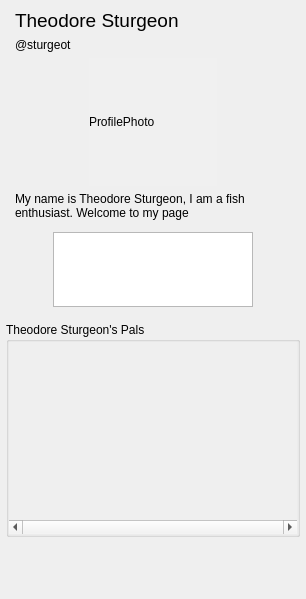
<?xml version="1.0" encoding="UTF-8"?>
<ui version="4.0">
 <class>ProfileCard</class>
 <widget class="QWidget" name="ProfileCard">
  <property name="geometry">
   <rect>
    <x>0</x>
    <y>0</y>
    <width>306</width>
    <height>599</height>
   </rect>
  </property>
  <property name="sizePolicy">
   <sizepolicy hsizetype="Expanding" vsizetype="Preferred">
    <horstretch>0</horstretch>
    <verstretch>0</verstretch>
   </sizepolicy>
  </property>
  <property name="windowTitle">
   <string>Form</string>
  </property>
  <layout class="QVBoxLayout" name="verticalLayout">
   <property name="spacing">
    <number>0</number>
   </property>
   <property name="leftMargin">
    <number>0</number>
   </property>
   <property name="topMargin">
    <number>0</number>
   </property>
   <property name="rightMargin">
    <number>0</number>
   </property>
   <property name="bottomMargin">
    <number>0</number>
   </property>
   <item>
    <widget class="QScrollArea" name="scrollArea">
     <property name="sizePolicy">
      <sizepolicy hsizetype="Expanding" vsizetype="Expanding">
       <horstretch>0</horstretch>
       <verstretch>0</verstretch>
      </sizepolicy>
     </property>
     <property name="frameShape">
      <enum>QFrame::NoFrame</enum>
     </property>
     <property name="verticalScrollBarPolicy">
      <enum>Qt::ScrollBarAlwaysOff</enum>
     </property>
     <property name="horizontalScrollBarPolicy">
      <enum>Qt::ScrollBarAlwaysOff</enum>
     </property>
     <property name="widgetResizable">
      <bool>true</bool>
     </property>
     <widget class="QWidget" name="profileScrollContents">
      <property name="geometry">
       <rect>
        <x>0</x>
        <y>0</y>
        <width>306</width>
        <height>556</height>
       </rect>
      </property>
      <property name="sizePolicy">
       <sizepolicy hsizetype="Preferred" vsizetype="Fixed">
        <horstretch>0</horstretch>
        <verstretch>0</verstretch>
       </sizepolicy>
      </property>
      <layout class="QVBoxLayout" name="profileScrollLayout">
       <property name="leftMargin">
        <number>6</number>
       </property>
       <property name="topMargin">
        <number>0</number>
       </property>
       <property name="rightMargin">
        <number>6</number>
       </property>
       <property name="bottomMargin">
        <number>0</number>
       </property>
       <item>
        <widget class="QFrame" name="headerFrame">
         <property name="sizePolicy">
          <sizepolicy hsizetype="Expanding" vsizetype="Fixed">
           <horstretch>0</horstretch>
           <verstretch>0</verstretch>
          </sizepolicy>
         </property>
         <property name="autoFillBackground">
          <bool>true</bool>
         </property>
         <layout class="QVBoxLayout" name="verticalLayout_4">
          <item>
           <widget class="QLabel" name="dispname">
            <property name="sizePolicy">
             <sizepolicy hsizetype="Preferred" vsizetype="Fixed">
              <horstretch>0</horstretch>
              <verstretch>0</verstretch>
             </sizepolicy>
            </property>
            <property name="font">
             <font>
              <pointsize>14</pointsize>
             </font>
            </property>
            <property name="text">
             <string>Theodore Sturgeon</string>
            </property>
            <property name="alignment">
             <set>Qt::AlignLeading|Qt::AlignLeft|Qt::AlignVCenter</set>
            </property>
           </widget>
          </item>
          <item>
           <widget class="QLabel" name="username">
            <property name="sizePolicy">
             <sizepolicy hsizetype="Expanding" vsizetype="Fixed">
              <horstretch>0</horstretch>
              <verstretch>0</verstretch>
             </sizepolicy>
            </property>
            <property name="text">
             <string>@sturgeot</string>
            </property>
           </widget>
          </item>
          <item>
           <layout class="QHBoxLayout" name="horizontalLayout_3">
            <property name="topMargin">
             <number>0</number>
            </property>
            <item>
             <widget class="QLabel" name="pfp">
              <property name="sizePolicy">
               <sizepolicy hsizetype="Fixed" vsizetype="Fixed">
                <horstretch>0</horstretch>
                <verstretch>0</verstretch>
               </sizepolicy>
              </property>
              <property name="minimumSize">
               <size>
                <width>128</width>
                <height>128</height>
               </size>
              </property>
              <property name="palette">
               <palette>
                <active>
                 <colorrole role="WindowText">
                  <brush brushstyle="SolidPattern">
                   <color alpha="255">
                    <red>255</red>
                    <green>255</green>
                    <blue>255</blue>
                   </color>
                  </brush>
                 </colorrole>
                 <colorrole role="Button">
                  <brush brushstyle="SolidPattern">
                   <color alpha="255">
                    <red>99</red>
                    <green>99</green>
                    <blue>99</blue>
                   </color>
                  </brush>
                 </colorrole>
                 <colorrole role="Light">
                  <brush brushstyle="SolidPattern">
                   <color alpha="255">
                    <red>148</red>
                    <green>148</green>
                    <blue>148</blue>
                   </color>
                  </brush>
                 </colorrole>
                 <colorrole role="Midlight">
                  <brush brushstyle="SolidPattern">
                   <color alpha="255">
                    <red>123</red>
                    <green>123</green>
                    <blue>123</blue>
                   </color>
                  </brush>
                 </colorrole>
                 <colorrole role="Dark">
                  <brush brushstyle="SolidPattern">
                   <color alpha="255">
                    <red>49</red>
                    <green>49</green>
                    <blue>49</blue>
                   </color>
                  </brush>
                 </colorrole>
                 <colorrole role="Mid">
                  <brush brushstyle="SolidPattern">
                   <color alpha="255">
                    <red>66</red>
                    <green>66</green>
                    <blue>66</blue>
                   </color>
                  </brush>
                 </colorrole>
                 <colorrole role="Text">
                  <brush brushstyle="SolidPattern">
                   <color alpha="255">
                    <red>255</red>
                    <green>255</green>
                    <blue>255</blue>
                   </color>
                  </brush>
                 </colorrole>
                 <colorrole role="BrightText">
                  <brush brushstyle="SolidPattern">
                   <color alpha="255">
                    <red>255</red>
                    <green>255</green>
                    <blue>255</blue>
                   </color>
                  </brush>
                 </colorrole>
                 <colorrole role="ButtonText">
                  <brush brushstyle="SolidPattern">
                   <color alpha="255">
                    <red>255</red>
                    <green>255</green>
                    <blue>255</blue>
                   </color>
                  </brush>
                 </colorrole>
                 <colorrole role="Base">
                  <brush brushstyle="SolidPattern">
                   <color alpha="255">
                    <red>0</red>
                    <green>0</green>
                    <blue>0</blue>
                   </color>
                  </brush>
                 </colorrole>
                 <colorrole role="Window">
                  <brush brushstyle="SolidPattern">
                   <color alpha="255">
                    <red>99</red>
                    <green>99</green>
                    <blue>99</blue>
                   </color>
                  </brush>
                 </colorrole>
                 <colorrole role="Shadow">
                  <brush brushstyle="SolidPattern">
                   <color alpha="255">
                    <red>0</red>
                    <green>0</green>
                    <blue>0</blue>
                   </color>
                  </brush>
                 </colorrole>
                 <colorrole role="AlternateBase">
                  <brush brushstyle="SolidPattern">
                   <color alpha="255">
                    <red>49</red>
                    <green>49</green>
                    <blue>49</blue>
                   </color>
                  </brush>
                 </colorrole>
                 <colorrole role="ToolTipBase">
                  <brush brushstyle="SolidPattern">
                   <color alpha="255">
                    <red>255</red>
                    <green>255</green>
                    <blue>220</blue>
                   </color>
                  </brush>
                 </colorrole>
                 <colorrole role="ToolTipText">
                  <brush brushstyle="SolidPattern">
                   <color alpha="255">
                    <red>0</red>
                    <green>0</green>
                    <blue>0</blue>
                   </color>
                  </brush>
                 </colorrole>
                 <colorrole role="PlaceholderText">
                  <brush brushstyle="SolidPattern">
                   <color alpha="127">
                    <red>255</red>
                    <green>255</green>
                    <blue>255</blue>
                   </color>
                  </brush>
                 </colorrole>
                </active>
                <inactive>
                 <colorrole role="WindowText">
                  <brush brushstyle="SolidPattern">
                   <color alpha="255">
                    <red>0</red>
                    <green>0</green>
                    <blue>0</blue>
                   </color>
                  </brush>
                 </colorrole>
                 <colorrole role="Button">
                  <brush brushstyle="SolidPattern">
                   <color alpha="255">
                    <red>240</red>
                    <green>240</green>
                    <blue>240</blue>
                   </color>
                  </brush>
                 </colorrole>
                 <colorrole role="Light">
                  <brush brushstyle="SolidPattern">
                   <color alpha="255">
                    <red>255</red>
                    <green>255</green>
                    <blue>255</blue>
                   </color>
                  </brush>
                 </colorrole>
                 <colorrole role="Midlight">
                  <brush brushstyle="SolidPattern">
                   <color alpha="255">
                    <red>227</red>
                    <green>227</green>
                    <blue>227</blue>
                   </color>
                  </brush>
                 </colorrole>
                 <colorrole role="Dark">
                  <brush brushstyle="SolidPattern">
                   <color alpha="255">
                    <red>160</red>
                    <green>160</green>
                    <blue>160</blue>
                   </color>
                  </brush>
                 </colorrole>
                 <colorrole role="Mid">
                  <brush brushstyle="SolidPattern">
                   <color alpha="255">
                    <red>160</red>
                    <green>160</green>
                    <blue>160</blue>
                   </color>
                  </brush>
                 </colorrole>
                 <colorrole role="Text">
                  <brush brushstyle="SolidPattern">
                   <color alpha="255">
                    <red>0</red>
                    <green>0</green>
                    <blue>0</blue>
                   </color>
                  </brush>
                 </colorrole>
                 <colorrole role="BrightText">
                  <brush brushstyle="SolidPattern">
                   <color alpha="255">
                    <red>255</red>
                    <green>255</green>
                    <blue>255</blue>
                   </color>
                  </brush>
                 </colorrole>
                 <colorrole role="ButtonText">
                  <brush brushstyle="SolidPattern">
                   <color alpha="255">
                    <red>0</red>
                    <green>0</green>
                    <blue>0</blue>
                   </color>
                  </brush>
                 </colorrole>
                 <colorrole role="Base">
                  <brush brushstyle="SolidPattern">
                   <color alpha="255">
                    <red>255</red>
                    <green>255</green>
                    <blue>255</blue>
                   </color>
                  </brush>
                 </colorrole>
                 <colorrole role="Window">
                  <brush brushstyle="SolidPattern">
                   <color alpha="255">
                    <red>240</red>
                    <green>240</green>
                    <blue>240</blue>
                   </color>
                  </brush>
                 </colorrole>
                 <colorrole role="Shadow">
                  <brush brushstyle="SolidPattern">
                   <color alpha="255">
                    <red>105</red>
                    <green>105</green>
                    <blue>105</blue>
                   </color>
                  </brush>
                 </colorrole>
                 <colorrole role="AlternateBase">
                  <brush brushstyle="SolidPattern">
                   <color alpha="255">
                    <red>245</red>
                    <green>245</green>
                    <blue>245</blue>
                   </color>
                  </brush>
                 </colorrole>
                 <colorrole role="ToolTipBase">
                  <brush brushstyle="SolidPattern">
                   <color alpha="255">
                    <red>255</red>
                    <green>255</green>
                    <blue>220</blue>
                   </color>
                  </brush>
                 </colorrole>
                 <colorrole role="ToolTipText">
                  <brush brushstyle="SolidPattern">
                   <color alpha="255">
                    <red>0</red>
                    <green>0</green>
                    <blue>0</blue>
                   </color>
                  </brush>
                 </colorrole>
                 <colorrole role="PlaceholderText">
                  <brush brushstyle="SolidPattern">
                   <color alpha="128">
                    <red>0</red>
                    <green>0</green>
                    <blue>0</blue>
                   </color>
                  </brush>
                 </colorrole>
                </inactive>
                <disabled>
                 <colorrole role="WindowText">
                  <brush brushstyle="SolidPattern">
                   <color alpha="255">
                    <red>49</red>
                    <green>49</green>
                    <blue>49</blue>
                   </color>
                  </brush>
                 </colorrole>
                 <colorrole role="Button">
                  <brush brushstyle="SolidPattern">
                   <color alpha="255">
                    <red>99</red>
                    <green>99</green>
                    <blue>99</blue>
                   </color>
                  </brush>
                 </colorrole>
                 <colorrole role="Light">
                  <brush brushstyle="SolidPattern">
                   <color alpha="255">
                    <red>148</red>
                    <green>148</green>
                    <blue>148</blue>
                   </color>
                  </brush>
                 </colorrole>
                 <colorrole role="Midlight">
                  <brush brushstyle="SolidPattern">
                   <color alpha="255">
                    <red>123</red>
                    <green>123</green>
                    <blue>123</blue>
                   </color>
                  </brush>
                 </colorrole>
                 <colorrole role="Dark">
                  <brush brushstyle="SolidPattern">
                   <color alpha="255">
                    <red>49</red>
                    <green>49</green>
                    <blue>49</blue>
                   </color>
                  </brush>
                 </colorrole>
                 <colorrole role="Mid">
                  <brush brushstyle="SolidPattern">
                   <color alpha="255">
                    <red>66</red>
                    <green>66</green>
                    <blue>66</blue>
                   </color>
                  </brush>
                 </colorrole>
                 <colorrole role="Text">
                  <brush brushstyle="SolidPattern">
                   <color alpha="255">
                    <red>49</red>
                    <green>49</green>
                    <blue>49</blue>
                   </color>
                  </brush>
                 </colorrole>
                 <colorrole role="BrightText">
                  <brush brushstyle="SolidPattern">
                   <color alpha="255">
                    <red>255</red>
                    <green>255</green>
                    <blue>255</blue>
                   </color>
                  </brush>
                 </colorrole>
                 <colorrole role="ButtonText">
                  <brush brushstyle="SolidPattern">
                   <color alpha="255">
                    <red>49</red>
                    <green>49</green>
                    <blue>49</blue>
                   </color>
                  </brush>
                 </colorrole>
                 <colorrole role="Base">
                  <brush brushstyle="SolidPattern">
                   <color alpha="255">
                    <red>99</red>
                    <green>99</green>
                    <blue>99</blue>
                   </color>
                  </brush>
                 </colorrole>
                 <colorrole role="Window">
                  <brush brushstyle="SolidPattern">
                   <color alpha="255">
                    <red>99</red>
                    <green>99</green>
                    <blue>99</blue>
                   </color>
                  </brush>
                 </colorrole>
                 <colorrole role="Shadow">
                  <brush brushstyle="SolidPattern">
                   <color alpha="255">
                    <red>0</red>
                    <green>0</green>
                    <blue>0</blue>
                   </color>
                  </brush>
                 </colorrole>
                 <colorrole role="AlternateBase">
                  <brush brushstyle="SolidPattern">
                   <color alpha="255">
                    <red>245</red>
                    <green>245</green>
                    <blue>245</blue>
                   </color>
                  </brush>
                 </colorrole>
                 <colorrole role="ToolTipBase">
                  <brush brushstyle="SolidPattern">
                   <color alpha="255">
                    <red>255</red>
                    <green>255</green>
                    <blue>220</blue>
                   </color>
                  </brush>
                 </colorrole>
                 <colorrole role="ToolTipText">
                  <brush brushstyle="SolidPattern">
                   <color alpha="255">
                    <red>0</red>
                    <green>0</green>
                    <blue>0</blue>
                   </color>
                  </brush>
                 </colorrole>
                 <colorrole role="PlaceholderText">
                  <brush brushstyle="SolidPattern">
                   <color alpha="128">
                    <red>0</red>
                    <green>0</green>
                    <blue>0</blue>
                   </color>
                  </brush>
                 </colorrole>
                </disabled>
               </palette>
              </property>
              <property name="autoFillBackground">
               <bool>true</bool>
              </property>
              <property name="text">
               <string>ProfilePhoto</string>
              </property>
             </widget>
            </item>
           </layout>
          </item>
          <item>
           <widget class="QLabel" name="bio">
            <property name="sizePolicy">
             <sizepolicy hsizetype="Expanding" vsizetype="MinimumExpanding">
              <horstretch>0</horstretch>
              <verstretch>0</verstretch>
             </sizepolicy>
            </property>
            <property name="text">
             <string>My name is Theodore Sturgeon, I am a fish enthusiast. Welcome to my page</string>
            </property>
            <property name="alignment">
             <set>Qt::AlignLeading|Qt::AlignLeft|Qt::AlignTop</set>
            </property>
            <property name="wordWrap">
             <bool>true</bool>
            </property>
            <property name="margin">
             <number>3</number>
            </property>
           </widget>
          </item>
          <item>
           <widget class="QWidget" name="citizen" native="true">
            <layout class="QVBoxLayout" name="citizenInfo">
             <property name="leftMargin">
              <number>1</number>
             </property>
             <property name="topMargin">
              <number>0</number>
             </property>
             <property name="rightMargin">
              <number>0</number>
             </property>
             <property name="bottomMargin">
              <number>0</number>
             </property>
            </layout>
           </widget>
          </item>
          <item>
           <layout class="QHBoxLayout" name="horizontalLayout_2">
            <property name="topMargin">
             <number>0</number>
            </property>
            <item>
             <widget class="QListWidget" name="linkList">
              <property name="sizePolicy">
               <sizepolicy hsizetype="Fixed" vsizetype="Fixed">
                <horstretch>0</horstretch>
                <verstretch>0</verstretch>
               </sizepolicy>
              </property>
              <property name="minimumSize">
               <size>
                <width>100</width>
                <height>0</height>
               </size>
              </property>
              <property name="maximumSize">
               <size>
                <width>200</width>
                <height>75</height>
               </size>
              </property>
             </widget>
            </item>
           </layout>
          </item>
         </layout>
        </widget>
       </item>
       <item>
        <widget class="QGroupBox" name="palBox">
         <property name="sizePolicy">
          <sizepolicy hsizetype="Expanding" vsizetype="Fixed">
           <horstretch>0</horstretch>
           <verstretch>0</verstretch>
          </sizepolicy>
         </property>
         <property name="minimumSize">
          <size>
           <width>0</width>
           <height>215</height>
          </size>
         </property>
         <property name="title">
          <string>Theodore Sturgeon's Pals</string>
         </property>
         <layout class="QHBoxLayout" name="horizontalLayout">
          <property name="spacing">
           <number>0</number>
          </property>
          <property name="leftMargin">
           <number>0</number>
          </property>
          <property name="topMargin">
           <number>0</number>
          </property>
          <property name="rightMargin">
           <number>0</number>
          </property>
          <property name="bottomMargin">
           <number>0</number>
          </property>
          <item>
           <widget class="QScrollArea" name="palScrollArea">
            <property name="sizePolicy">
             <sizepolicy hsizetype="Expanding" vsizetype="Expanding">
              <horstretch>0</horstretch>
              <verstretch>0</verstretch>
             </sizepolicy>
            </property>
            <property name="frameShape">
             <enum>QFrame::NoFrame</enum>
            </property>
            <property name="verticalScrollBarPolicy">
             <enum>Qt::ScrollBarAlwaysOff</enum>
            </property>
            <property name="horizontalScrollBarPolicy">
             <enum>Qt::ScrollBarAlwaysOn</enum>
            </property>
            <property name="sizeAdjustPolicy">
             <enum>QAbstractScrollArea::AdjustIgnored</enum>
            </property>
            <property name="widgetResizable">
             <bool>true</bool>
            </property>
            <widget class="QWidget" name="palLineUp">
             <property name="geometry">
              <rect>
               <x>0</x>
               <y>0</y>
               <width>18</width>
               <height>176</height>
              </rect>
             </property>
             <property name="sizePolicy">
              <sizepolicy hsizetype="Fixed" vsizetype="Expanding">
               <horstretch>0</horstretch>
               <verstretch>0</verstretch>
              </sizepolicy>
             </property>
             <layout class="QHBoxLayout" name="palAreaLayout">
              <property name="topMargin">
               <number>0</number>
              </property>
             </layout>
            </widget>
           </widget>
          </item>
         </layout>
        </widget>
       </item>
      </layout>
     </widget>
    </widget>
   </item>
  </layout>
 </widget>
 <resources/>
 <connections/>
</ui>
